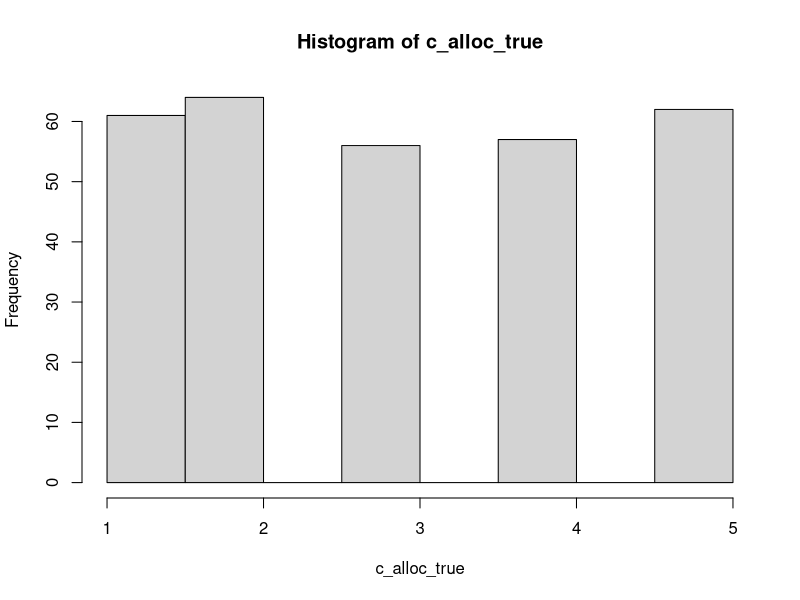
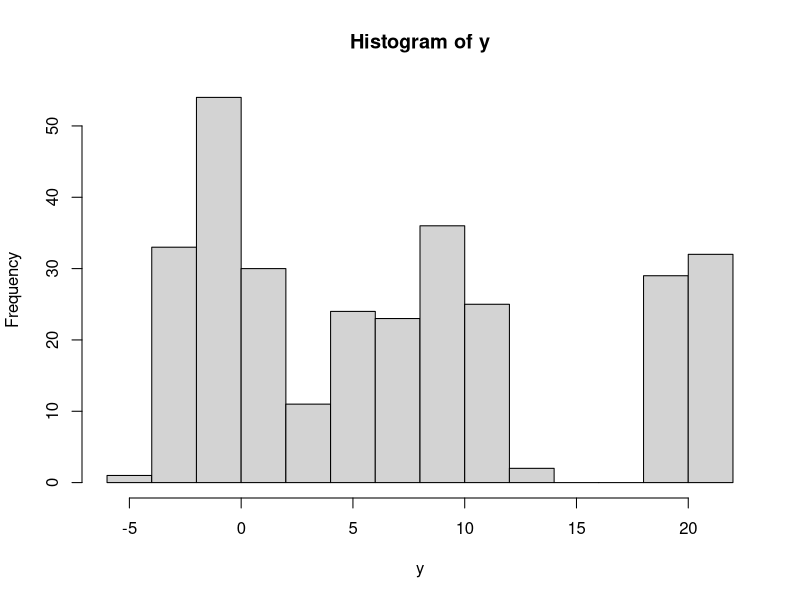

Source code (R) for these figures, in order: (Note: this script raises an error after producing the figures.)
# Pearson chi-sq distance


n=100
y = rnorm(n, 2, 1)
Fn = ecdf(y)
knots(Fn)

bins = seq(-5,5,by=1)
n_bins = length(bins)+1
ff = numeric(n_bins)
gg = numeric(n_bins)
gg[1] = sum(knots(Fn)<=bins[1])/n
gg[n_bins] = sum(knots(Fn)>bins[n_bins-1])/n
ff[1] = pnorm(bins[1])
ff[n_bins] = 1-pnorm(bins[n_bins-1])

for (i in 2:(n_bins-1)) {
  gg[i] = sum((knots(Fn)<=bins[i])*  (knots(Fn)>bins[i-1]))/n
  ff[i] = pnorm(bins[i]) - pnorm(bins[i-1])
}


# gg[2] = sum((knots(Fn)<=bins[2]) * (knots(Fn)>bins[1]))/n

Pearson_distance_result1 = sum((gg-ff)^2/ff)


Pearson_distance_uninorm <- function(observed_data, mu0, sd0){
  # Pearson distance between observed data and an univariate normal distribution N(mu0, sd0)
  
  n = length(observed_data)
  Fn = ecdf(observed_data)
  
  bins = seq(-50,50,by=0.5)
  n_bins = length(bins)+1
  ff = numeric(n_bins)
  gg = numeric(n_bins)
  gg[1] = sum(knots(Fn)<=bins[1])/n
  gg[n_bins] = sum(knots(Fn)>bins[n_bins-1])/n
  ff[1] = pnorm(bins[1], mean=mu0, sd=sd0)
  ff[n_bins] = 1-pnorm(bins[n_bins-1], mean=mu0, sd=sd0)
  
  for (i in 2:(n_bins-1)) {
    gg[i] = sum((knots(Fn)<=bins[i])*  (knots(Fn)>bins[i-1]))/n
    ff[i] = pnorm(bins[i], mean=mu0, sd=sd0) - pnorm(bins[i-1], mean=mu0, sd=sd0)
  }
  

  
  result = sum((gg-ff)^2/ff)
  return(result) 
}

Pearson_distance_result2 = Pearson_distance_uninorm(y, 0, 1)



Pearson_distance_mixture <- function(observed_data, w, u, s, cdf_func){
  # Pearson distance between observed data and an univariate mixture normal distribution with weights w, mean vec u, sd vec s
  
  n = length(observed_data)
  Fn = ecdf(observed_data)
  
  bins = seq(-5,5,by=1)
  n_bins = length(bins)+1
  ff = numeric(n_bins)
  gg = numeric(n_bins)
  gg[1] = sum(knots(Fn)<=bins[1])/n
  gg[n_bins] = sum(knots(Fn)>bins[n_bins-1])/n
  ff[1] = cdf_func(bins[1], w, u, s)
  ff[n_bins] = 1-cdf_func(bins[n_bins-1],w, u, s)
  
  for (i in 2:(n_bins-1)) {
    gg[i] = sum((knots(Fn)<=bins[i])*  (knots(Fn)>bins[i-1]))/n
    ff[i] = cdf_func(bins[i], w, u, s) - cdf_func(bins[i-1], w, u, s)
  }
  
  result = sum((gg-ff)^2/ff)
  return(result) 
  
}


Mixture_normal_cdf = function(x,w,u,s) sum( w*pnorm(x,mean=u,sd=s) )



# data generation
N = 300
c_alloc_true = sample(1:5, N, replace = TRUE)
hist(c_alloc_true)
K=5
y = rep(NA, N)
m = c(20,10,0,5,-2)
# m = c(-2,0,3)
s = c(0.4, 1, 0.3,1.1, 1)
for (i in 1:K) {
  I = c_alloc_true==i
  y[I] = rnorm(sum(I), m[i], s[i])
}
hist(y)
prior_list = list("alpha"=alpha, "kappa0"=kappa0, "theta"=theta, "a"=a, "b"=b)



mixture_posterior <- function(c_alloc, data, prior_list){
  # prior
  alpha = prior_list$alpha
  kappa0 = prior_list$kappa0
  theta = prior_list$theta
  a = prior_list$a
  b = prior_list$b
  
  
  cluster=sort(unique(c_alloc))
  K = length(cluster)
  N = length(data)
  data_ordered = sort(data)
  
  alpha_post = numeric(K)
  mu_post = numeric(K)
  sigma2_post = numeric(K)
  
  # posterior mean
  for (k in 1:K) {
    I = c_alloc==cluster[k]
    nk=sum(I)
    yk=data[I]
    alpha_post[k]=alpha+sum(c_alloc==cluster[k])
    kappa_post = kappa0 +nk
    mu_post[k] = (kappa0* theta + sum(yk))/kappa_post
    a_post = a + nk*0.5
    b_post = b + 0.5*sum((yk-mean(yk))^2)+0.5*kappa0*nk*(mean(yk)-theta)^2/kappa_post
    sigma2_post[k] = b_post/(a_post -1)
  }
  weights=alpha_post/sum(alpha_post)
  
  posterior_list = list("weights"=weights, "mu_post"=mu_post, "sigma2_post"=sigma2_post)
  return(posterior_list)
}


c_alloc_test = sample(1:5, N, replace = TRUE)
posterior_list = mixture_posterior(c_alloc_test, y, prior_list)

Pearson_distance_result3 = Pearson_distance_mixture(y, posterior_list$weights, posterior_list$mu_post, posterior_list$sigma2_post, Mixture_normal_cdf)
